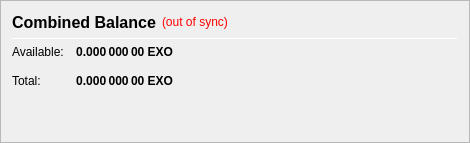
                   <widget class="QFrame" name="frame_CombinedBalances">
                    <property name="minimumSize">
                     <size>
                      <width>470</width>
                      <height>0</height>
                     </size>
                    </property>
                    <property name="frameShape">
                     <enum>QFrame::StyledPanel</enum>
                    </property>
                    <property name="frameShadow">
                     <enum>QFrame::Raised</enum>
                    </property>
                    <layout class="QVBoxLayout" name="verticalLayout_5">
                     <item>
                      <layout class="QHBoxLayout" name="horizontalLayout_5" stretch="0,0,0">
                       <item>
                        <widget class="QLabel" name="label_5z">
                         <property name="minimumSize">
                          <size>
                           <width>0</width>
                           <height>20</height>
                          </size>
                         </property>
                         <property name="font">
                          <font>
                           <pointsize>12</pointsize>
                           <weight>75</weight>
                           <bold>true</bold>
                          </font>
                         </property>
                         <property name="toolTip">
                          <string>Combined Balance (including unconfirmed and immature coins)</string>
                         </property>
                         <property name="text">
                          <string>Combined Balance</string>
                         </property>
                        </widget>
                       </item>
                       <item>
                        <widget class="QLabel" name="labelWalletStatus">
                         <property name="cursor">
                          <cursorShape>WhatsThisCursor</cursorShape>
                         </property>
                         <property name="toolTip">
                          <string>The displayed information may be out of date. Your wallet automatically synchronizes with the EXO network after a connection is established, but this process has not completed yet.</string>
                         </property>
                         <property name="styleSheet">
                          <string notr="true">QLabel { color: red; }</string>
                         </property>
                         <property name="text">
                          <string notr="true">(out of sync)</string>
                         </property>
                         <property name="alignment">
                          <set>Qt::AlignLeading|Qt::AlignLeft|Qt::AlignVCenter</set>
                         </property>
                        </widget>
                       </item>
                       <item>
                        <spacer name="horizontalSpacer_1">
                         <property name="orientation">
                          <enum>Qt::Horizontal</enum>
                         </property>
                         <property name="sizeHint" stdset="0">
                          <size>
                           <width>40</width>
                           <height>20</height>
                          </size>
                         </property>
                        </spacer>
                       </item>
                      </layout>
                     </item>
                     <item>
                      <widget class="Line" name="line_CombinedBalance">
                       <property name="minimumSize">
                        <size>
                         <width>0</width>
                         <height>1</height>
                        </size>
                       </property>
                       <property name="maximumSize">
                        <size>
                         <width>16777215</width>
                         <height>1</height>
                        </size>
                       </property>
                       <property name="orientation">
                        <enum>Qt::Horizontal</enum>
                       </property>
                      </widget>
                     </item>
                     <item>
                      <layout class="QGridLayout" name="gridLayout_3">
                       <property name="spacing">
                        <number>12</number>
                       </property>
                       <item row="1" column="0">
                        <widget class="QLabel" name="labelBalanceTextz">
                         <property name="text">
                          <string>Available:</string>
                         </property>
                        </widget>
                       </item>
                       <item row="1" column="1">
                        <widget class="QLabel" name="labelBalancez">
                         <property name="font">
                          <font>
                           <weight>75</weight>
                           <bold>true</bold>
                          </font>
                         </property>
                         <property name="cursor">
                          <cursorShape>IBeamCursor</cursorShape>
                         </property>
                         <property name="toolTip">
                          <string>Your current spendable balance</string>
                         </property>
                         <property name="text">
                          <string notr="true">0.000 000 00 EXO</string>
                         </property>
                         <property name="alignment">
                          <set>Qt::AlignRight|Qt::AlignTrailing|Qt::AlignVCenter</set>
                         </property>
                         <property name="textInteractionFlags">
                          <set>Qt::LinksAccessibleByMouse|Qt::TextSelectableByKeyboard|Qt::TextSelectableByMouse</set>
                         </property>
                        </widget>
                       </item>
                       <item row="2" column="0">
                        <widget class="QLabel" name="labelTotalTextz">
                         <property name="text">
                          <string>Total:</string>
                         </property>
                        </widget>
                       </item>
                       <item row="2" column="1">
                        <widget class="QLabel" name="labelTotalz">
                         <property name="font">
                          <font>
                           <weight>75</weight>
                           <bold>true</bold>
                          </font>
                         </property>
                         <property name="cursor">
                          <cursorShape>IBeamCursor</cursorShape>
                         </property>
                         <property name="toolTip">
                          <string>Total Balance, including all unavailable coins.</string>
                         </property>
                         <property name="text">
                          <string notr="true">0.000 000 00 EXO</string>
                         </property>
                         <property name="alignment">
                          <set>Qt::AlignRight|Qt::AlignTrailing|Qt::AlignVCenter</set>
                         </property>
                         <property name="textInteractionFlags">
                          <set>Qt::LinksAccessibleByMouse|Qt::TextSelectableByKeyboard|Qt::TextSelectableByMouse</set>
                         </property>
                        </widget>
                       </item>
                       <item row="2" column="3">
                        <spacer name="horizontalSpacer_2">
                         <property name="orientation">
                          <enum>Qt::Horizontal</enum>
                         </property>
                         <property name="sizeHint" stdset="0">
                          <size>
                           <width>40</width>
                           <height>20</height>
                          </size>
                         </property>
                        </spacer>
                       </item>
                      </layout>
                     </item>
                     <item>
                      <spacer name="verticalSpacer_1">
                       <property name="orientation">
                        <enum>Qt::Vertical</enum>
                       </property>
                       <property name="sizeHint" stdset="0">
                        <size>
                         <width>20</width>
                         <height>40</height>
                        </size>
                       </property>
                      </spacer>
                     </item>
                    </layout>
                   </widget>
